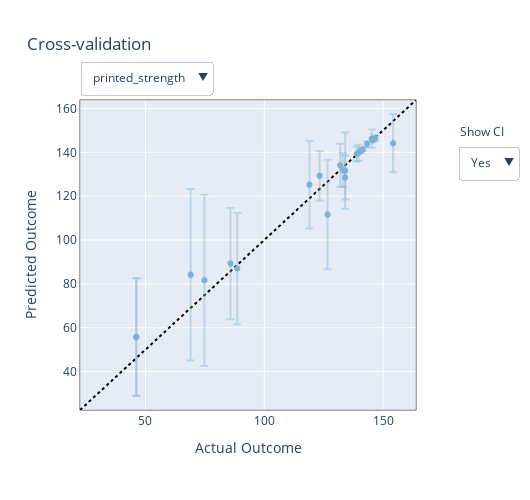

Notebook code for this chart:
### Markdown cell above
### Assessing Model Accuracy

We can also assess the accuracy of our model by comparing the predicted strength values to the actual strength values. This can help us understand how well our model is performing and how trusting we can be of the optimal parameters it suggests.

### Code cell
from ax.modelbridge.cross_validation import cross_validate
from ax.plot.diagnostic import interact_cross_validation

model = ax_client.generation_strategy.model
cv_results = cross_validate(model)
render(interact_cross_validation(cv_results))

### Figure 1 — Plotly figure (JSON) as saved in the notebook; plotly's stock layout.template omitted (floating-point values rounded to 4 significant figures)
{"data": [{"hoverinfo": "none", "line": {"color": "black", "dash": "dot", "width": 2}, "mode": "lines", "showlegend": false, "type": "scatter", "visible": true, "x": [22.45, 163.9], "y": [22.45, 163.9]}, {"error_x": {"array": [null, null, null, null, null, null, null, null, null, null, null, null, null, null, null, null, null, null, null, null, null, null], "color": "rgba(128,177,211,0.4)", "type": "data"}, "error_y": {"array": [39.09, 9.998, 17.46, 39.09, 26.83, 25.39, 24.98, 25.39, 19.95, 26.83, 7.758, 11.29, 3.34, 9.791, 3.601, 0.8235, 0.7268, 1.228, 0.9471, 4.16, 1.363, 13.28], "color": "rgba(128,177,211,0.4)", "type": "data"}, "hoverinfo": "text", "marker": {"color": "rgba(128,177,211,1)"}, "mode": "markers", "name": "In-sample", "showlegend": true, "text": ["<b>Arm 0_0</b><br><br>Actual Outcome: 69.02 [nan, nan]<br>Predicted Outcome: 84.163 [45.075, 123.250]<br><br><em>Parameterization:</em><br>x1: 0.2865203619003296<br>x2: 0.7297161817550659<br>x3: 0.10654886066913605<br>x4: 0.30830857157707214<br>c1: rectilinear", "<b>Arm 1_0</b><br><br>Actual Outcome: 134.081 [nan, nan]<br>Predicted Outcome: 128.533 [118.535, 138.531]<br><br><em>Parameterization:</em><br>x1: -0.5114372204989195<br>x2: -0.964878998696804<br>x3: 0.6531420676037669<br>x4: 0.8934904877096415<br>c1: gyroid", "<b>Arm 2_0</b><br><br>Actual Outcome: 134.076 [nan, nan]<br>Predicted Outcome: 131.593 [114.134, 149.051]<br><br><em>Parameterization:</em><br>x1: -0.04542859084904194<br>x2: 0.08912284672260284<br>x3: 0.447531602345407<br>x4: 0.016435591503977776<br>c1: gyroid", "<b>Arm 3_0</b><br><br>Actual Outcome: 74.796 [nan, nan]<br>Predicted Outcome: 81.607 [42.520, 120.695]<br><br><em>Parameterization:</em><br>x1: 0.7503335569053888<br>x2: -0.3558979481458664<br>x3: 0.8081659423187375<br>x4: 0.6812073513865471<br>c1: rectilinear", "<b>Arm 4_0</b><br><br>Actual Outcome: 46.175 [nan, nan]<br>Predicted Outcome: 55.707 [28.877, 82.538]<br><br><em>Parameterization:</em><br>x1: 0.7005946300923824<br>x2: 0.479437630623579<br>x3: 0.542767271399498<br>x4: 0.6240664552897215<br>c1: lines", "<b>Arm 5_0</b><br><br>Actual Outcome: 85.801 [nan, nan]<br>Predicted Outcome: 89.239 [63.852, 114.625]<br><br><em>Parameterization:</em><br>x1: -0.472393162548542<br>x2: -0.21656115725636482<br>x3: 0.2128955740481615<br>x4: 0.20929456502199173<br>c1: honeycomb", "<b>Arm 6_0</b><br><br>Actual Outcome: 126.641 [nan, nan]<br>Predicted Outcome: 111.603 [86.624, 136.581]<br><br><em>Parameterization:</em><br>x1: -0.9438855610787868<br>x2: 0.8384096212685108<br>x3: 0.8872898127883673<br>x4: 0.8324357084929943<br>c1: gyroid", "<b>Arm 7_0</b><br><br>Actual Outcome: 88.636 [nan, nan]<br>Predicted Outcome: 86.952 [61.566, 112.338]<br><br><em>Parameterization:</em><br>x1: 0.2269069254398346<br>x2: -0.6071607284247875<br>x3: 0.372435811907053<br>x4: 0.49725366570055485<br>c1: honeycomb", "<b>Arm 8_0</b><br><br>Actual Outcome: 119.059 [nan, nan]<br>Predicted Outcome: 125.188 [105.242, 145.133]<br><br><em>Parameterization:</em><br>x1: -0.8619702849537134<br>x2: -0.4070469196885824<br>x3: 0.2508077584207058<br>x4: 0.505044830031693<br>c1: gyroid", "<b>Arm 9_0</b><br><br>Actual Outcome: 46.109 [nan, nan]<br>Predicted Outcome: 55.761 [28.930, 82.591]<br><br><em>Parameterization:</em><br>x1: -0.335551043972373<br>x2: 0.5386765021830797<br>x3: 0.5842561796307564<br>x4: 0.3819014811888337<br>c1: lines", "<b>Arm 10_0</b><br><br>Actual Outcome: 133.044 [nan, nan]<br>Predicted Outcome: 131.956 [124.198, 139.715]<br><br><em>Parameterization:</em><br>x1: -0.3920507824963857<br>x2: -0.15654826983138315<br>x3: 0.6613448462631404<br>x4: 0.5537249038937273<br>c1: gyroid", "<b>Arm 11_0</b><br><br>Actual Outcome: 123.306 [nan, nan]<br>Predicted Outcome: 129.337 [118.044, 140.630]<br><br><em>Parameterization:</em><br>x1: -0.8115546914713434<br>x2: -0.23238610077309463<br>x3: 0.7267900065129084<br>x4: 0.9268112268016327<br>c1: gyroid", "<b>Arm 12_0</b><br><br>Actual Outcome: 138.884 [nan, nan]<br>Predicted Outcome: 139.19 [135.850, 142.530]<br><br><em>Parameterization:</em><br>x1: -0.016375020061939027<br>x2: -0.7107373910800978<br>x3: 0.5478747318487049<br>x4: 0.3708522782033301<br>c1: gyroid", "<b>Arm 13_0</b><br><br>Actual Outcome: 131.978 [nan, nan]<br>Predicted Outcome: 134.124 [124.333, 143.915]<br><br><em>Parameterization:</em><br>x1: 0.22302938740447464<br>x2: -0.5934519925226805<br>x3: 0.5172115617238149<br>x4: 0.7090157870910393<br>c1: gyroid", "<b>Arm 14_0</b><br><br>Actual Outcome: 139.733 [nan, nan]<br>Predicted Outcome: 139.812 [136.211, 143.413]<br><br><em>Parameterization:</em><br>x1: -0.20817844045919798<br>x2: -0.8545378321402101<br>x3: 0.6481162451539962<br>x4: 0.46820871754406806<br>c1: gyroid", "<b>Arm 15_0</b><br><br>Actual Outcome: 140.643 [nan, nan]<br>Predicted Outcome: 140.569 [139.746, 141.393]<br><br><em>Parameterization:</em><br>x1: -0.10326067037522757<br>x2: -0.6624678003362898<br>x3: 0.6549583748367063<br>x4: 0.3045435931460916<br>c1: gyroid", "<b>Arm 16_0</b><br><br>Actual Outcome: 141.47 [nan, nan]<br>Predicted Outcome: 141.342 [140.615, 142.068]<br><br><em>Parameterization:</em><br>x1: -0.06567528662663769<br>x2: -0.6747698471111696<br>x3: 0.6886897166984747<br>x4: 0.2631559179444977<br>c1: gyroid", "<b>Arm 17_0</b><br><br>Actual Outcome: 143.256 [nan, nan]<br>Predicted Outcome: 143.773 [142.546, 145.001]<br><br><em>Parameterization:</em><br>x1: 0.06678254968570996<br>x2: -0.7751981952142151<br>x3: 0.7561271182965378<br>x4: 0.23312037609431907<br>c1: gyroid", "<b>Arm 18_0</b><br><br>Actual Outcome: 145.542 [nan, nan]<br>Predicted Outcome: 145.547 [144.600, 146.494]<br><br><em>Parameterization:</em><br>x1: 0.18395140732610593<br>x2: -0.9423877984569587<br>x3: 0.8192102855173761<br>x4: 0.28726217562220074<br>c1: gyroid", "<b>Arm 19_0</b><br><br>Actual Outcome: 145.259 [nan, nan]<br>Predicted Outcome: 146.226 [142.066, 150.386]<br><br><em>Parameterization:</em><br>x1: 0.29447257322607867<br>x2: -1.0<br>x3: 0.8935791268051924<br>x4: 0.4244657961156266<br>c1: gyroid", "<b>Arm 20_0</b><br><br>Actual Outcome: 146.761 [nan, nan]<br>Predicted Outcome: 146.48 [145.117, 147.843]<br><br><em>Parameterization:</em><br>x1: 0.25158306589474977<br>x2: -1.0<br>x3: 0.8609995465769321<br>x4: 0.2909716038647014<br>c1: gyroid", "<b>Arm 21_0</b><br><br>Actual Outcome: 154.24 [nan, nan]<br>Predicted Outcome: 144.166 [130.890, 157.442]<br><br><em>Parameterization:</em><br>x1: 0.8443492062460418<br>x2: -1.0<br>x3: 0.8137332353325021<br>x4: 0.07510091116544754<br>c1: gyroid"], "type": "scatter", "visible": true, "x": [69.02, 134.1, 134.1, 74.8, 46.17, 85.8, 126.6, 88.64, 119.1, 46.11, 133.0, 123.3, 138.9, 132.0, 139.7, 140.6, 141.5, 143.3, 145.5, 145.3, 146.8, 154.2], "y": [84.16, 128.5, 131.6, 81.61, 55.71, 89.24, 111.6, 86.95, 125.2, 55.76, 132.0, 129.3, 139.2, 134.1, 139.8, 140.6, 141.3, 143.8, 145.5, 146.2, 146.5, 144.2]}], "layout": {"annotations": [{"showarrow": false, "text": "Show CI", "x": 1.125, "xanchor": "left", "xref": "paper", "y": 0.9, "yanchor": "middle", "yref": "paper"}], "height": 500, "hovermode": "closest", "margin": {"b": 90}, "showlegend": false, "title": {"text": "Cross-validation"}, "updatemenus": [{"buttons": [{"args": [{"visible": [true, true]}, {"xaxis.range": [22.45, 163.9], "yaxis.range": [22.45, 163.9]}], "label": "printed_strength", "method": "update"}], "x": 0, "xanchor": "left", "y": 1.125, "yanchor": "top"}, {"buttons": [{"args": [{"error_x.thickness": 2, "error_x.width": 4, "error_y.thickness": 2, "error_y.width": 4}], "label": "Yes", "method": "restyle"}, {"args": [{"error_x.thickness": 0, "error_x.width": 0, "error_y.thickness": 0, "error_y.width": 0}], "label": "No", "method": "restyle"}], "x": 1.125, "xanchor": "left", "y": 0.8, "yanchor": "middle"}], "width": 530, "xaxis": {"linecolor": "black", "linewidth": 0.5, "mirror": true, "range": [22.45, 163.9], "title": {"text": "Actual Outcome"}, "zeroline": false}, "yaxis": {"linecolor": "black", "linewidth": 0.5, "mirror": true, "range": [22.45, 163.9], "title": {"text": "Predicted Outcome"}, "zeroline": false}}}
